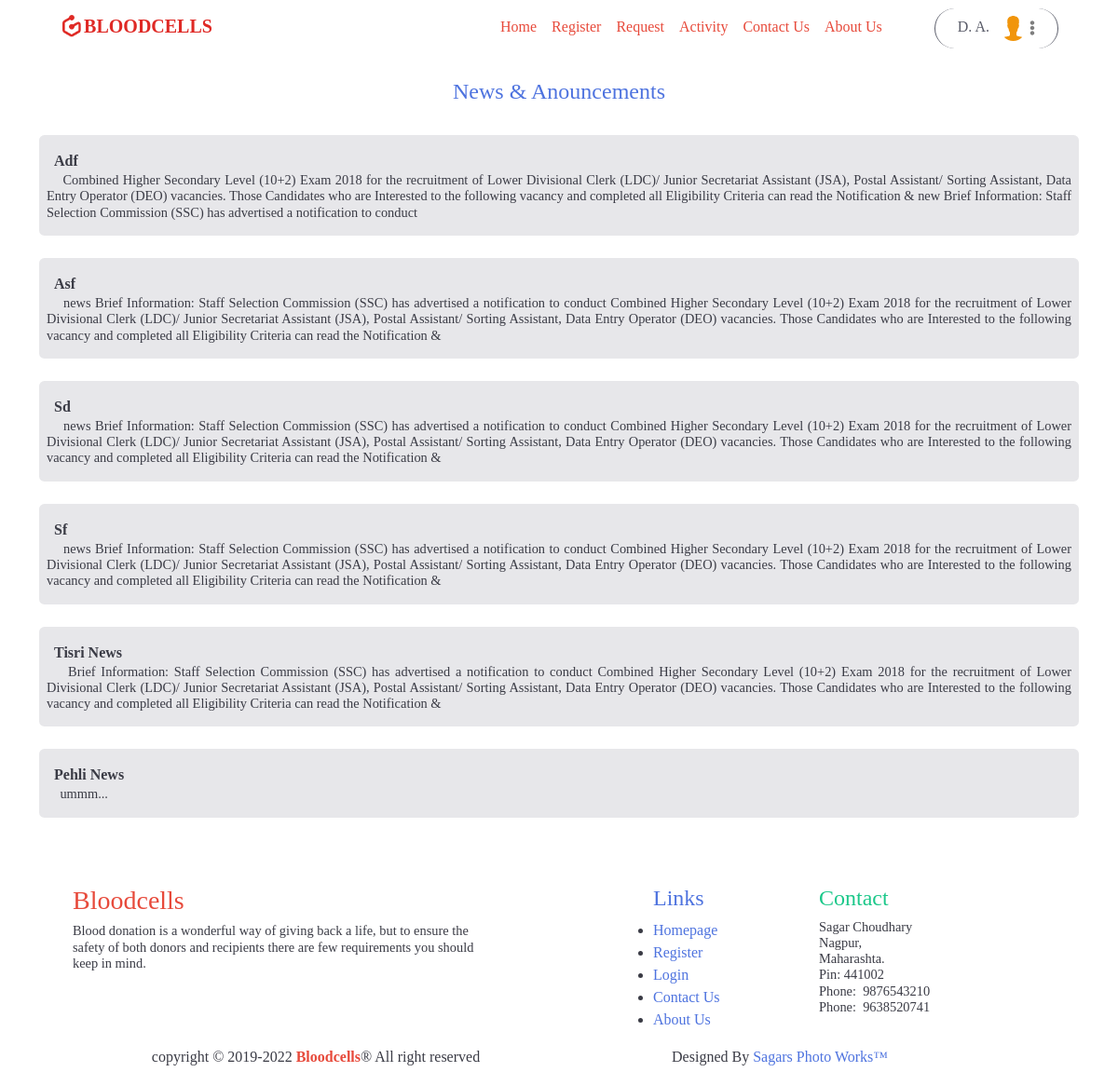
/all_news.php (signed in), run on the app's committed database.
### tables this page shows
CREATE TABLE `news` (
  `id` int(11) NOT NULL,
  `title` text NOT NULL,
  `detail` text NOT NULL
);

### all_news.php (the view, shortened to what this page needs)
 <!DOCTYPE html>
<html>
  <head>
    <?php include('include/common_links.php'); ?>
    <link rel="stylesheet" href="css/all_request.css" type="text/css">
  </head>
  <body id="page-top">
    <div class="container-fluid">
      <div>
        <nav class="navbar navbar-expand-lg navbar-light">
          <div class="container">
            <a class="navbar-brand text-uppercase font-weight-bold" id="logo-name"href="index.php"><img src="assets/Component.png" id="logo1" alt="component">Bloodcells</a>
            <div class="collapse navbar-collapse" id="navbarSupportedContent1">
              <ul class="navbar-nav ml-auto font-weight-normal">
                <li class="nav-item menu-item"> <a class="nav-link text-danger" href="index.php">Home</a> </li>
                <li class="nav-item menu-item"> <a class="nav-link text-danger" href="register.php">Register</a> </li>
                <li class="nav-item menu-item"> <a class="nav-link text-danger" href="all_request.php">Request</a> </li>
                <li class="nav-item menu-item"> <a class="nav-link text-danger" href="camps.php">Activity</a> </li>
                <li class="nav-item menu-item"> <a class="nav-link text-danger" href="contact.php">Contact Us</a> </li>
                <li class="nav-item menu-item"> <a class="nav-link text-danger" href="about.php">About Us</a> </li>
<?php if (!isset($_SESSION['email'])): ?>
    <li class="nav-item ml-5"> <a class="nav-link" href="login.php"><h6 class="login-button">Log-in</h6></a> </li>
<?php else: ?>
<?php $email = $_SESSION['email'];
$mysqli = new mysqli('localhost','root','','bloodcells') or die(mysqli_error($mysqli));
$user = $mysqli->query("SELECT SUBSTRING(fname,1,1),SUBSTRING(lname,1,1) FROM `user_reg` WHERE `email`='$email'") or die($mysqli->error);
$arrayy = $user->fetch_assoc();
?>
            <li class="nav-item dropdown no-arrow ml-5 border-right border-left rounded-pill border-dark px-3">
              <a class="nav-link dropdown-toggle" href="#" id="userDropdown" role="button" data-toggle="dropdown" aria-haspopup="true" aria-expanded="false">
                <span class="mr-2 d-none d-lg-inline text-capitalize text-dark"><?php echo $arrayy['SUBSTRING(fname,1,1)'].". ".$arrayy['SUBSTRING(lname,1,1)']."."; ?></span>
                <img class="img-profile rounded-circle" src="assets/Icon-person@2x.png" data-size="60x60"><img src="assets/ellipsis-v-solid.svg" class="ml-1 opacity-1" style="opacity: 0.5;" alt=""  width="6">
              </a>
            </li><?php endif; ?>
              </ul>
            </div>
          </div>
        </nav>
      </div>
      <?php
      $mysqli = new mysqli('localhost','root','','bloodcells') or die(mysqli_error($mysqli));
      $news = $mysqli->query("SELECT * FROM news ORDER BY id DESC") or die($mysqli->error);
      ?>
      <div class="container my-4">
        <div class="text-center">
          <label for="news" class="h4 font-weight-normal text-primary">News & Anouncements</label>
        </div>
          <div class="mt-4">
            <div>
              <?php while ($row = $news->fetch_assoc()): ?>
              <div class="alert-secondary row rounded pt-3" data-aos="fade-up">
                <span style="" class="mx-2">
                  <b class="text-gray-900 ml-2 text-capitalize"><?php echo $row['title']; ?></b>
                  <p class="text-gray-900 text-justify"> &nbsp;&nbsp;&nbsp; <?php echo $row['detail']; ?>
                  </p>
                </span>
              </div>
              <br/>
              <?php endwhile; ?>
            </div>
          </div>
        </div>
        <?php include 'include/footer.php'; ?>
        </div>
      </body>
    </html>

### css/all_request.css (style rules this page uses)
a { text-decoration: none; }
p { font-size: 0.9rem; line-height: 1.2; font-weight: 100; }
#logo-name { color: #df2925; }
body nav div #logo1 { height: 30px; padding: 3px ; margin-bottom: 4px; }

### data on the page
news: title "Adf", detail "Combined Higher Secondary Level (10+2) Exam 2018 for the recruitment of Lower Divisional Clerk (LDC)/ Junior Secretariat Assistant (JSA), Postal Assistant/ Sorting Assistant, Data Entry Operator (DEO) vacancies. Those Candidates who are Interested to the following vacancy and completed all Eligibility Criteria can read the Notification & new Brief Information: Staff Selection Commission (SSC) has advertised a notification to conduct"
news: title "Asf", detail "news Brief Information: Staff Selection Commission (SSC) has advertised a notification to conduct Combined Higher Secondary Level (10+2) Exam 2018 for the recruitment of Lower Divisional Clerk (LDC)/ Junior Secretariat Assistant (JSA), Postal Assistant/ Sorting Assistant, Data Entry Operator (DEO) vacancies. Those Candidates who are Interested to the following vacancy and completed all Eligibility Criteria can read the Notification &"
news: title "Sd", detail "news Brief Information: Staff Selection Commission (SSC) has advertised a notification to conduct Combined Higher Secondary Level (10+2) Exam 2018 for the recruitment of Lower Divisional Clerk (LDC)/ Junior Secretariat Assistant (JSA), Postal Assistant/ Sorting Assistant, Data Entry Operator (DEO) vacancies. Those Candidates who are Interested to the following vacancy and completed all Eligibility Criteria can read the Notification &"
news: title "Sf", detail "news Brief Information: Staff Selection Commission (SSC) has advertised a notification to conduct Combined Higher Secondary Level (10+2) Exam 2018 for the recruitment of Lower Divisional Clerk (LDC)/ Junior Secretariat Assistant (JSA), Postal Assistant/ Sorting Assistant, Data Entry Operator (DEO) vacancies. Those Candidates who are Interested to the following vacancy and completed all Eligibility Criteria can read the Notification &"
news: title "Tisri News", detail "Brief Information: Staff Selection Commission (SSC) has advertised a notification to conduct Combined Higher Secondary Level (10+2) Exam 2018 for the recruitment of Lower Divisional Clerk (LDC)/ Junior Secretariat Assistant (JSA), Postal Assistant/ Sorting Assistant, Data Entry Operator (DEO) vacancies. Those Candidates who are Interested to the following vacancy and completed all Eligibility Criteria can read the Notification &"
news: title "Pehli News", detail "ummm..."

### other printed values
$arrayy['SUBSTRING(fname,1,1)'] "D"
$arrayy['SUBSTRING(lname,1,1)'] "A"
